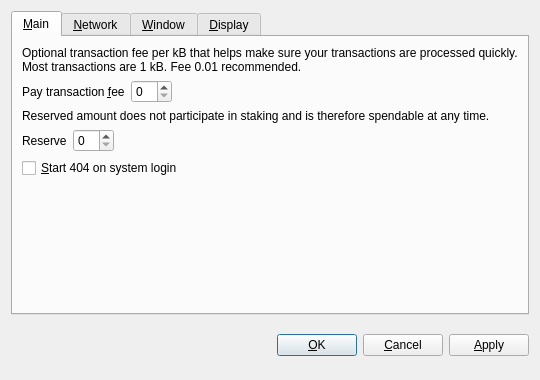
<?xml version="1.0" encoding="UTF-8"?>
<ui version="4.0">
 <class>OptionsDialog</class>
 <widget class="QDialog" name="OptionsDialog">
  <property name="geometry">
   <rect>
    <x>0</x>
    <y>0</y>
    <width>540</width>
    <height>380</height>
   </rect>
  </property>
  <property name="windowTitle">
   <string>Options</string>
  </property>
  <property name="modal">
   <bool>true</bool>
  </property>
  <layout class="QVBoxLayout" name="verticalLayout">
   <item>
    <widget class="QTabWidget" name="tabWidget">
     <property name="tabPosition">
      <enum>QTabWidget::North</enum>
     </property>
     <property name="currentIndex">
      <number>0</number>
     </property>
     <widget class="QWidget" name="tabMain">
      <attribute name="title">
       <string>&amp;Main</string>
      </attribute>
      <layout class="QVBoxLayout" name="verticalLayout_Main">
       <item>
        <widget class="QLabel" name="transactionFeeInfoLabel">
         <property name="text">
          <string>Optional transaction fee per kB that helps make sure your transactions are processed quickly. Most transactions are 1 kB. Fee 0.01 recommended.</string>
         </property>
         <property name="textFormat">
          <enum>Qt::PlainText</enum>
         </property>
         <property name="wordWrap">
          <bool>true</bool>
         </property>
        </widget>
       </item>
       <item>
        <layout class="QHBoxLayout" name="horizontalLayoutFee">
         <item>
          <widget class="QLabel" name="transactionFeeLabel">
           <property name="text">
            <string>Pay transaction &amp;fee</string>
           </property>
           <property name="textFormat">
            <enum>Qt::PlainText</enum>
           </property>
           <property name="buddy">
            <cstring>transactionFee</cstring>
           </property>
          </widget>
         </item>
         <item>
          <widget class="BitcoinAmountField" name="transactionFee"/>
         </item>
         <item>
          <spacer name="horizontalSpacerFee">
           <property name="orientation">
            <enum>Qt::Horizontal</enum>
           </property>
           <property name="sizeHint" stdset="0">
            <size>
             <width>40</width>
             <height>20</height>
            </size>
           </property>
          </spacer>
         </item>
        </layout>
       </item>
       <item>
        <widget class="QLabel" name="reserveBalanceInfoLabel">
         <property name="text">
          <string>Reserved amount does not participate in staking and is therefore spendable at any time.</string>
         </property>
         <property name="textFormat">
          <enum>Qt::PlainText</enum>
         </property>
         <property name="wordWrap">
          <bool>true</bool>
         </property>
        </widget>
       </item>
       <item>
        <layout class="QHBoxLayout" name="horizontalLayoutReserveBalance">
         <item>
          <widget class="QLabel" name="reserveBalanceLabel">
           <property name="text">
            <string>Reserve</string>
           </property>
           <property name="textFormat">
            <enum>Qt::PlainText</enum>
           </property>
           <property name="buddy">
            <cstring>reserveBalance</cstring>
           </property>
          </widget>
         </item>
         <item>
          <widget class="BitcoinAmountField" name="reserveBalance"/>
         </item>
         <item>
          <spacer name="horizontalSpacerReserveBalance">
           <property name="orientation">
            <enum>Qt::Horizontal</enum>
           </property>
           <property name="sizeHint" stdset="0">
            <size>
             <width>40</width>
             <height>20</height>
            </size>
           </property>
          </spacer>
         </item>
        </layout>
       </item>
       <item>
        <widget class="QCheckBox" name="bitcoinAtStartup">
         <property name="toolTip">
          <string>Automatically start 404 after logging in to the system.</string>
         </property>
         <property name="text">
          <string>&amp;Start 404 on system login</string>
         </property>
        </widget>
       </item>
       <item>
        <spacer name="verticalSpacer_Main">
         <property name="orientation">
          <enum>Qt::Vertical</enum>
         </property>
         <property name="sizeHint" stdset="0">
          <size>
           <width>20</width>
           <height>40</height>
          </size>
         </property>
        </spacer>
       </item>
      </layout>
     </widget>
     <widget class="QWidget" name="tabNetwork">
      <attribute name="title">
       <string>&amp;Network</string>
      </attribute>
      <layout class="QVBoxLayout" name="verticalLayout_Network">
       <item>
        <widget class="QCheckBox" name="mapPortUpnp">
         <property name="toolTip">
          <string>Automatically open the 404 client port on the router. This only works when your router supports UPnP and it is enabled.</string>
         </property>
         <property name="text">
          <string>Map port using &amp;UPnP</string>
         </property>
        </widget>
       </item>
       <item>
        <widget class="QCheckBox" name="connectSocks">
         <property name="toolTip">
          <string>Connect to the 404 network through a SOCKS proxy (e.g. when connecting through Tor).</string>
         </property>
         <property name="text">
          <string>&amp;Connect through SOCKS proxy:</string>
         </property>
        </widget>
       </item>
       <item>
        <layout class="QHBoxLayout" name="horizontalLayout_Network">
         <item>
          <widget class="QLabel" name="proxyIpLabel">
           <property name="text">
            <string>Proxy &amp;IP:</string>
           </property>
           <property name="textFormat">
            <enum>Qt::PlainText</enum>
           </property>
           <property name="buddy">
            <cstring>proxyIp</cstring>
           </property>
          </widget>
         </item>
         <item>
          <widget class="QValidatedLineEdit" name="proxyIp">
           <property name="maximumSize">
            <size>
             <width>140</width>
             <height>16777215</height>
            </size>
           </property>
           <property name="toolTip">
            <string>IP address of the proxy (e.g. 127.0.0.1)</string>
           </property>
          </widget>
         </item>
         <item>
          <widget class="QLabel" name="proxyPortLabel">
           <property name="text">
            <string>&amp;Port:</string>
           </property>
           <property name="textFormat">
            <enum>Qt::PlainText</enum>
           </property>
           <property name="buddy">
            <cstring>proxyPort</cstring>
           </property>
          </widget>
         </item>
         <item>
          <widget class="QLineEdit" name="proxyPort">
           <property name="maximumSize">
            <size>
             <width>55</width>
             <height>16777215</height>
            </size>
           </property>
           <property name="toolTip">
            <string>Port of the proxy (e.g. 9050)</string>
           </property>
          </widget>
         </item>
         <item>
          <widget class="QLabel" name="socksVersionLabel">
           <property name="text">
            <string>SOCKS &amp;Version:</string>
           </property>
           <property name="textFormat">
            <enum>Qt::PlainText</enum>
           </property>
           <property name="buddy">
            <cstring>socksVersion</cstring>
           </property>
          </widget>
         </item>
         <item>
          <widget class="QValueComboBox" name="socksVersion">
           <property name="toolTip">
            <string>SOCKS version of the proxy (e.g. 5)</string>
           </property>
          </widget>
         </item>
         <item>
          <spacer name="horizontalSpacer_Network">
           <property name="orientation">
            <enum>Qt::Horizontal</enum>
           </property>
           <property name="sizeHint" stdset="0">
            <size>
             <width>40</width>
             <height>20</height>
            </size>
           </property>
          </spacer>
         </item>
        </layout>
       </item>
       <item>
        <spacer name="verticalSpacer_Network">
         <property name="orientation">
          <enum>Qt::Vertical</enum>
         </property>
         <property name="sizeHint" stdset="0">
          <size>
           <width>20</width>
           <height>40</height>
          </size>
         </property>
        </spacer>
       </item>
      </layout>
     </widget>
     <widget class="QWidget" name="tabWindow">
      <attribute name="title">
       <string>&amp;Window</string>
      </attribute>
      <layout class="QVBoxLayout" name="verticalLayout_Window">
       <item>
        <widget class="QCheckBox" name="minimizeToTray">
         <property name="toolTip">
          <string>Show only a tray icon after minimizing the window.</string>
         </property>
         <property name="text">
          <string>&amp;Minimize to the tray instead of the taskbar</string>
         </property>
        </widget>
       </item>
       <item>
        <widget class="QCheckBox" name="minimizeOnClose">
         <property name="toolTip">
          <string>Minimize instead of exit the application when the window is closed. When this option is enabled, the application will be closed only after selecting Quit in the menu.</string>
         </property>
         <property name="text">
          <string>M&amp;inimize on close</string>
         </property>
        </widget>
       </item>
       <item>
        <spacer name="verticalSpacer_Window">
         <property name="orientation">
          <enum>Qt::Vertical</enum>
         </property>
         <property name="sizeHint" stdset="0">
          <size>
           <width>20</width>
           <height>40</height>
          </size>
         </property>
        </spacer>
       </item>
      </layout>
     </widget>
     <widget class="QWidget" name="tabDisplay">
      <attribute name="title">
       <string>&amp;Display</string>
      </attribute>
      <layout class="QVBoxLayout" name="verticalLayout_Display">
       <item>
        <layout class="QHBoxLayout" name="horizontalLayout_1_Display">
         <item>
          <widget class="QLabel" name="langLabel">
           <property name="text">
            <string>User Interface &amp;language:</string>
           </property>
           <property name="textFormat">
            <enum>Qt::PlainText</enum>
           </property>
           <property name="buddy">
            <cstring>lang</cstring>
           </property>
          </widget>
         </item>
         <item>
          <widget class="QValueComboBox" name="lang">
           <property name="toolTip">
            <string>The user interface language can be set here. This setting will take effect after restarting 404.</string>
           </property>
          </widget>
         </item>
        </layout>
       </item>
       <item>
        <layout class="QHBoxLayout" name="horizontalLayout_2_Display">
         <item>
          <widget class="QLabel" name="unitLabel">
           <property name="text">
            <string>&amp;Unit to show amounts in:</string>
           </property>
           <property name="textFormat">
            <enum>Qt::PlainText</enum>
           </property>
           <property name="buddy">
            <cstring>unit</cstring>
           </property>
          </widget>
         </item>
         <item>
          <widget class="QValueComboBox" name="unit">
           <property name="toolTip">
            <string>Choose the default subdivision unit to show in the interface and when sending coins.</string>
           </property>
          </widget>
         </item>
        </layout>
       </item>
       <item>
        <widget class="QCheckBox" name="displayAddresses">
         <property name="toolTip">
          <string>Whether to show 404 addresses in the transaction list or not.</string>
         </property>
         <property name="text">
          <string>&amp;Display addresses in transaction list</string>
         </property>
        </widget>
       </item>
       <item>
        <widget class="QCheckBox" name="coinControlFeatures">
         <property name="toolTip">
          <string>Whether to show coin control features or not.</string>
         </property>
         <property name="text">
          <string>Display coin &amp;control features (experts only!)</string>
         </property>
        </widget>
       </item>
       <item>
        <spacer name="verticalSpacer_Display">
         <property name="orientation">
          <enum>Qt::Vertical</enum>
         </property>
         <property name="sizeHint" stdset="0">
          <size>
           <width>20</width>
           <height>40</height>
          </size>
         </property>
        </spacer>
       </item>
      </layout>
     </widget>
    </widget>
   </item>
   <item>
    <layout class="QHBoxLayout" name="horizontalLayout_Buttons">
     <item>
      <spacer name="horizontalSpacer_1">
       <property name="orientation">
        <enum>Qt::Horizontal</enum>
       </property>
       <property name="sizeHint" stdset="0">
        <size>
         <width>40</width>
         <height>48</height>
        </size>
       </property>
      </spacer>
     </item>
     <item>
      <widget class="QLabel" name="statusLabel">
       <property name="font">
        <font>
         <weight>75</weight>
         <bold>true</bold>
        </font>
       </property>
       <property name="text">
        <string/>
       </property>
       <property name="textFormat">
        <enum>Qt::PlainText</enum>
       </property>
       <property name="wordWrap">
        <bool>true</bool>
       </property>
      </widget>
     </item>
     <item>
      <spacer name="horizontalSpacer_2">
       <property name="orientation">
        <enum>Qt::Horizontal</enum>
       </property>
       <property name="sizeHint" stdset="0">
        <size>
         <width>40</width>
         <height>48</height>
        </size>
       </property>
      </spacer>
     </item>
     <item>
      <widget class="QPushButton" name="okButton">
       <property name="text">
        <string>&amp;OK</string>
       </property>
      </widget>
     </item>
     <item>
      <widget class="QPushButton" name="cancelButton">
       <property name="text">
        <string>&amp;Cancel</string>
       </property>
       <property name="autoDefault">
        <bool>false</bool>
       </property>
      </widget>
     </item>
     <item>
      <widget class="QPushButton" name="applyButton">
       <property name="text">
        <string>&amp;Apply</string>
       </property>
       <property name="autoDefault">
        <bool>false</bool>
       </property>
      </widget>
     </item>
    </layout>
   </item>
  </layout>
 </widget>
 <customwidgets>
  <customwidget>
   <class>BitcoinAmountField</class>
   <extends>QSpinBox</extends>
   <header>bitcoinamountfield.h</header>
  </customwidget>
  <customwidget>
   <class>QValueComboBox</class>
   <extends>QComboBox</extends>
   <header>qvaluecombobox.h</header>
  </customwidget>
  <customwidget>
   <class>QValidatedLineEdit</class>
   <extends>QLineEdit</extends>
   <header>qvalidatedlineedit.h</header>
  </customwidget>
 </customwidgets>
 <resources/>
 <connections/>
</ui>
